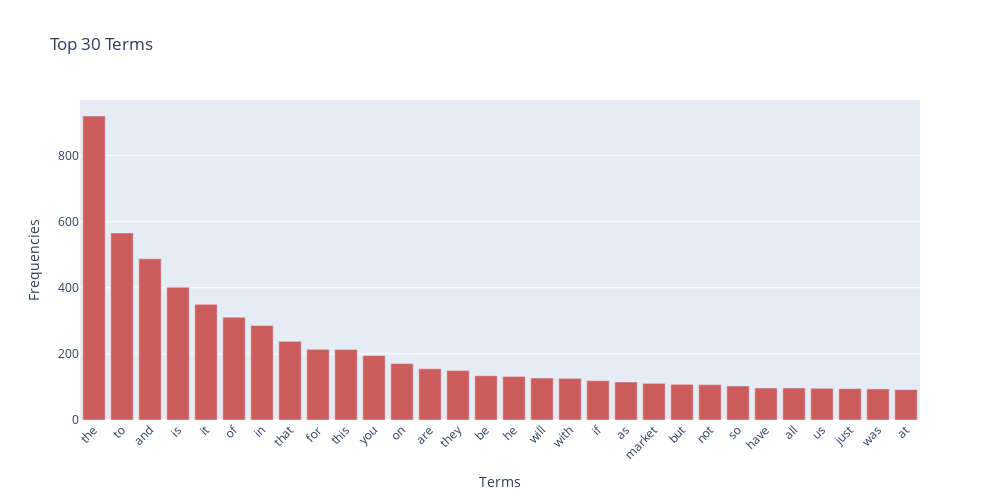

Notebook code for this chart:
### Code cell
# 不要先截斷 term_frequencies，直接保留全部詞頻
term_frequencies_all = np.asarray(ND_counts.sum(axis=0)).ravel()
terms = count_vect.get_feature_names_out()

# 找出全體詞彙裡出現次數最高的前 30 個
top_idx = np.argsort(term_frequencies_all)[::-1][:30]
top_terms = terms[top_idx]
top_freqs = term_frequencies_all[top_idx]

# 畫圖（保持你原本的格式）
fig = go.Figure(data=[go.Bar(x=top_terms, 
                             y=top_freqs,
                             marker_color='indianred')])
fig.update_layout(title='Top 30 Terms',
                  xaxis_title='Terms',
                  yaxis_title='Frequencies',
                  xaxis_tickangle=-45,
                  width=1000, height=500)
fig.show()

### Figure 1 — Plotly figure (JSON) as saved in the notebook; plotly's stock layout.template omitted (floating-point values rounded to 4 significant figures)
{"data": [{"marker": {"color": "indianred"}, "type": "bar", "x": ["the", "to", "and", "is", "it", "of", "in", "that", "for", "this", "you", "on", "are", "they", "be", "he", "will", "with", "if", "as", "market", "but", "not", "so", "have", "all", "us", "just", "was", "at"], "y": [920, 566, 488, 402, 350, 311, 286, 238, 214, 213, 195, 171, 155, 150, 134, 132, 127, 126, 119, 115, 111, 108, 107, 103, 97, 97, 96, 95, 94, 92]}], "layout": {"height": 500, "title": {"text": "Top 30 Terms"}, "width": 1000, "xaxis": {"tickangle": -45, "title": {"text": "Terms"}}, "yaxis": {"title": {"text": "Frequencies"}}}}
